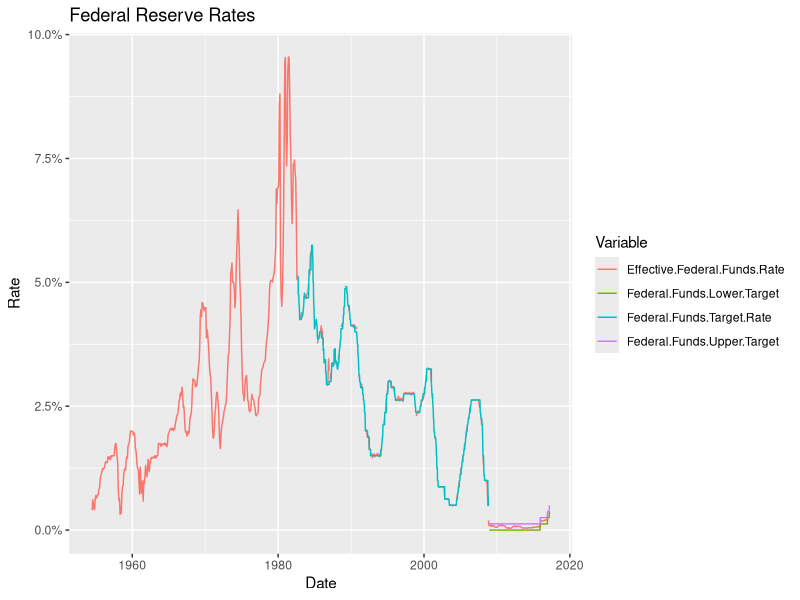
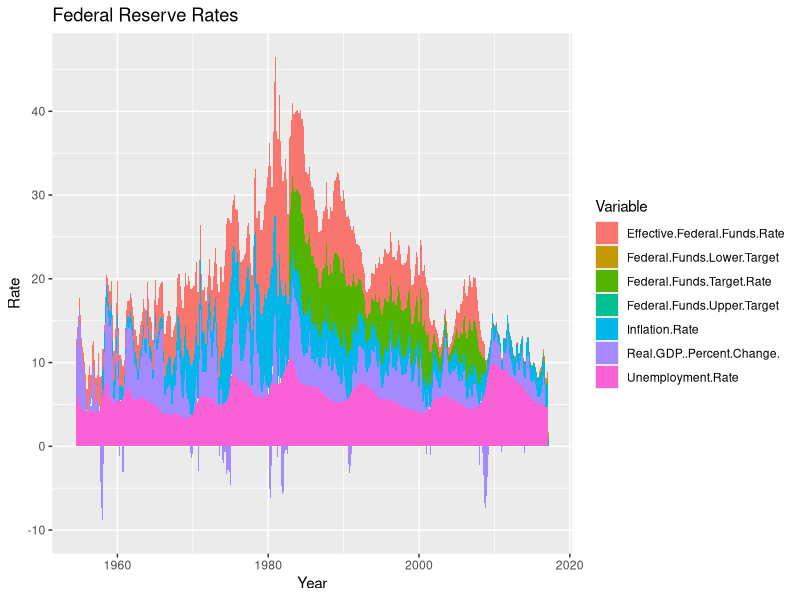

Write R code to recreate these figures, in order.
## ---- chunk 1
#| label: setup
#| warning: false
#| message: false

library(tidyverse)
library(ggplot2)
library(dplyr)

knitr::opts_chunk$set(echo = TRUE, warning=FALSE, message=FALSE)
## ---- chunk 2
fed_rate<-read.csv("_data/FedFundsRate.csv")

## ---- chunk 3

fed_rate$Date<-as.Date(with(fed_rate, paste(Year,Month,Day,sep="-")),"%Y-%m-%d")
fed_rate<-fed_rate[-c(1:3)]
view(fed_rate)

## ---- chunk 4
fed_rate<-fed_rate%>%
  pivot_longer(cols=-Date,
               names_to = "variable",
               values_to = "value")
colnames(fed_rate)[2] ="Variable"
colnames(fed_rate)[3] ="Value"


glimpse(fed_rate)
fed_rate
## ---- chunk 5
fed_rate%>%
  filter(str_detect(Variable, "Federal"))%>%
  ggplot(., aes(x = Date, y = Value, color = Variable)) +
  geom_line() +
  scale_y_continuous(labels = scales::label_percent(scale = 0.5))+
  labs(title = "Federal Reserve Rates", x = "Date", y = "Rate")
## ---- chunk 6
ggplot(fed_rate, aes(x = Date, y = Value, fill = Variable))+
geom_area()+
labs(title = "Federal Reserve Rates", x = "Year", y = "Rate")

